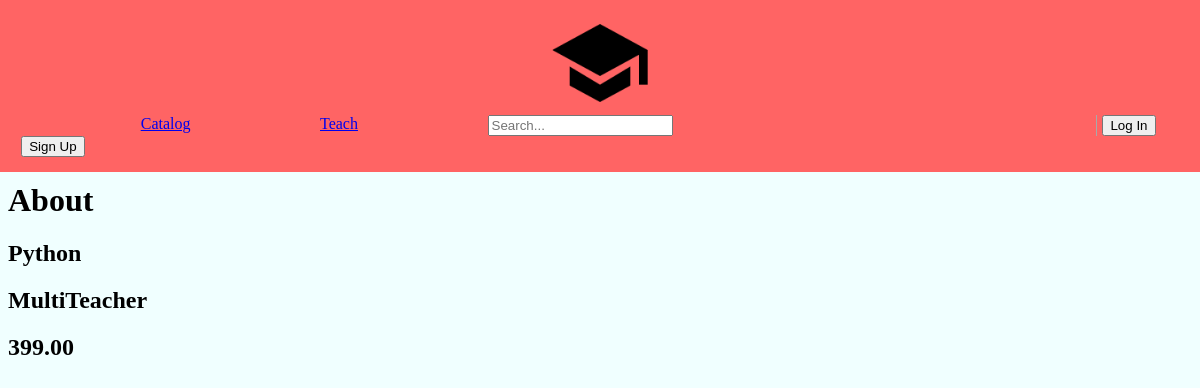
The page /1 on the database its author committed.
### main/models.py (models this page shows, shortened)
class Course(models.Model):
    coursename = models.CharField(max_length=256, null=False)
    teacher = models.CharField(max_length=32, null=False)
    price = models.DecimalField(max_digits=8, decimal_places=2)

### main/views.py (the view)
# urls.py: path('<int:courseid>' , views.openC),
def openC(request,courseid):
    if(courseid > Course.objects.all().__len__() or courseid<1):
        return HttpResponse("ERROR")
    else:
        c = Course.objects.all().get(pk=courseid)
        name = c.coursename
        teacher = c.teacher
        price = c.price
        return render(request,'main/About.html',{
            'name':name,
            'teacher':teacher,
            'id':price,
        })

### main/templates/main/About.html (shortened to what this page needs)
{% include 'main/header.html' %}
<html lang="en">
<head>
</head>
<body>
<h1>About</h1>
        <h2>{{ name }}</h2>
        <h2>{{ teacher }}</h2>
        <h2>{{ id }}</h2>
</body>
</html>

### main/static/main/test.css (style rules this page uses)
body { background-color: azure; }

### rows shown on the page
Course: coursename "Python", teacher "MultiTeacher", price "399.00"
